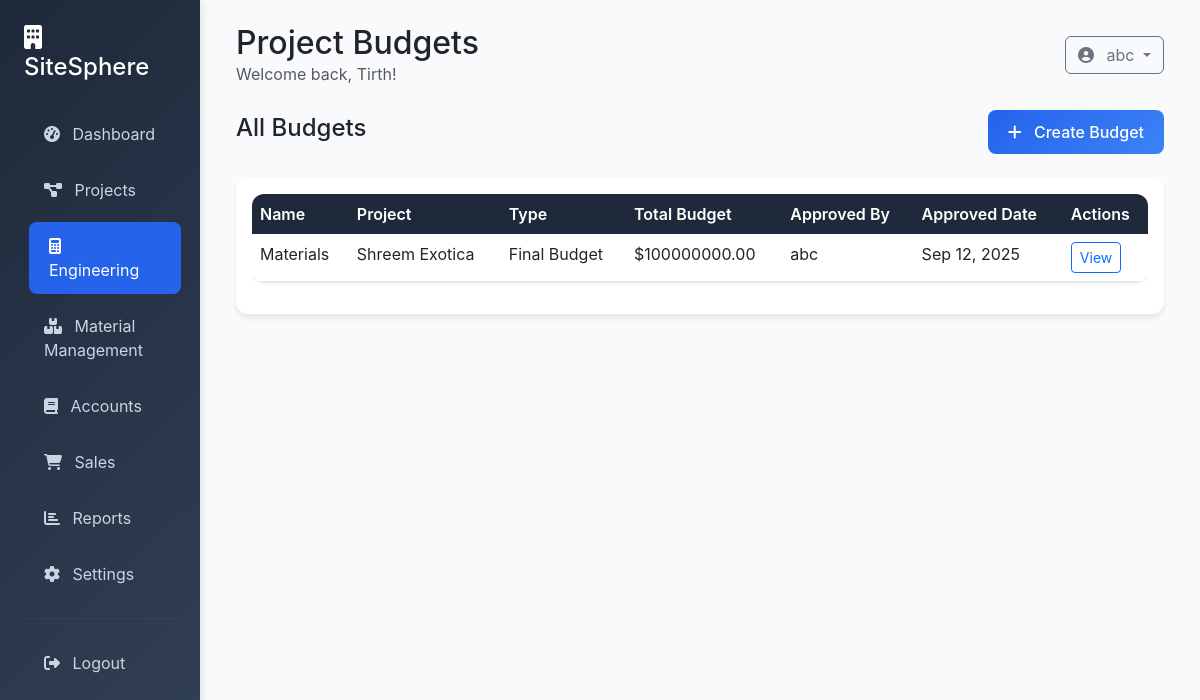
The app's page /engineering/budgets/ (signed in) with its own data.
### engineering/models.py (models this page shows, shortened)
class ProjectBudget(models.Model):
    project = models.ForeignKey(Project, on_delete=models.CASCADE, related_name='budgets')
    name = models.CharField(max_length=255)
    budget_type = models.CharField(max_length=50, choices=[
        ('initial', 'Initial Budget'),
        ('revised', 'Revised Budget'),
        ('final', 'Final Budget')
    ])
    total_budget = models.DecimalField(max_digits=15, decimal_places=2)
    approved_by = models.ForeignKey(User, on_delete=models.CASCADE, related_name='approved_budgets')
    approved_date = models.DateField()
    created_at = models.DateTimeField(auto_now_add=True)

### projects/models.py (models this page shows, shortened)
class Project(models.Model):
    STATUS_CHOICES = [
        ('planning', 'Planning'),
        ('active', 'Active'),
        ('on_hold', 'On Hold'),
        ('completed', 'Completed'),
        ('cancelled', 'Cancelled'),
    ]
    name = models.CharField(max_length=255)
    company_name = models.CharField(max_length=255)
    description = models.TextField(blank=True)
    project_address = models.TextField()
    start_date = models.DateField()
    end_date = models.DateField(null=True, blank=True)
    estimated_budget = models.DecimalField(max_digits=15, decimal_places=2)
    actual_cost = models.DecimalField(max_digits=15, decimal_places=2, default=0)
    status = models.CharField(max_length=20, choices=STATUS_CHOICES, default='planning')
    completion_percentage = models.IntegerField(default=0)
    created_by = models.ForeignKey(User, on_delete=models.CASCADE)
    created_at = models.DateTimeField(auto_now_add=True)
    updated_at = models.DateTimeField(auto_now=True)

### engineering/views.py (the view)
# urls.py: path('budgets/', views.budget_list, name='budget_list'),
@login_required
def budget_list(request):
    budgets = ProjectBudget.objects.filter(project__created_by=request.user).order_by('-created_at')
    context = {
        'budgets': budgets,
    }
    return render(request, 'engineering/budget_list.html', context)

### templates/engineering/budget_list.html (shortened to what this page needs)
{% extends 'base.html' %}
{% block page_title %}Project Budgets{% endblock %}
{% block content %}
<div class="row mb-4">
    <div class="col-12">
        <div class="d-flex justify-content-between align-items-center">
            <h4>All Budgets</h4>
            <a href="{% url 'engineering:budget_create' %}" class="btn btn-primary">
                <i class="fas fa-plus me-2"></i>
                Create Budget
            </a>
        </div>
    </div>
</div>
<div class="row">
    <div class="col-12">
        <div class="card">
            <div class="card-body">
                {% if budgets %}
                <div class="table-responsive">
                    <table class="table table-hover">
                        <thead>
                            <tr>
                                <th>Name</th>
                                <th>Project</th>
                                <th>Type</th>
                                <th>Total Budget</th>
                                <th>Approved By</th>
                                <th>Approved Date</th>
                                <th>Actions</th>
                            </tr>
                        </thead>
                        <tbody>
                            {% for budget in budgets %}
                            <tr>
                                <td>{{ budget.name }}</td>
                                <td>{{ budget.project.name }}</td>
                                <td>{{ budget.get_budget_type_display }}</td>
                                <td>${{ budget.total_budget|floatformat:2 }}</td>
                                <td>{{ budget.approved_by.username }}</td>
                                <td>{{ budget.approved_date|date:"M d, Y" }}</td>
                                <td>
                                    <a href="{% url 'engineering:budget_detail' budget.id %}" class="btn btn-sm btn-outline-primary">View</a>
                                </td>
                            </tr>
                            {% endfor %}
                        </tbody>
                    </table>
                </div>
                {% endif %}
            </div>
        </div>
    </div>
</div>
{% endblock %}

### templates/base.html (shortened to what this page needs)
<!DOCTYPE html>
<html lang="en">
<head>
    <link href="https://cdn.jsdelivr.net/npm/bootstrap@5.3.0/dist/css/bootstrap.min.css" rel="stylesheet">
    <link href="https://cdnjs.cloudflare.com/ajax/libs/font-awesome/6.4.0/css/all.min.css" rel="stylesheet">
</head>
<body>
    {% if user.is_authenticated %}
    <div class="container-fluid">
        <div class="row">
            <div class="col-md-3 col-lg-2 px-0">
                <div class="sidebar">
                    <div class="p-4">
                        <h4 class="text-white mb-4">
                            <i class="fas fa-building me-2"></i>
                            SiteSphere
                        </h4>
                        <nav class="nav flex-column">
                            <a class="nav-link {% if request.resolver_match.url_name == 'home' %}active{% endif %}" href="{% url 'dashboard:home' %}">
                                <i class="fas fa-tachometer-alt me-2"></i>
                                Dashboard
                            </a>
                            <a class="nav-link {% if request.resolver_match.url_name == 'project_selection' %}active{% endif %}" href="{% url 'dashboard:project_selection' %}">
                                <i class="fas fa-project-diagram me-2"></i>
                                Projects
                            </a>
                            <a class="nav-link {% if 'engineering' in request.resolver_match.namespace %}active{% endif %}" href="{% url 'engineering:dashboard' %}">
                                <i class="fas fa-calculator me-2"></i>
                                Engineering
                            </a>
                            <a class="nav-link {% if 'material_management' in request.resolver_match.namespace %}active{% endif %}" href="{% url 'material_management:dashboard' %}">
                                <i class="fas fa-boxes me-2"></i>
                                Material Management
                            </a>
                            <a class="nav-link {% if 'accounts' in request.resolver_match.namespace %}active{% endif %}" href="{% url 'accounts:dashboard' %}">
                                <i class="fas fa-book me-2"></i>
                                Accounts
                            </a>
                            <a class="nav-link {% if 'sales' in request.resolver_match.namespace %}active{% endif %}" href="{% url 'sales:dashboard' %}">
                                <i class="fas fa-shopping-cart me-2"></i>
                                Sales
                            </a>
                            <a class="nav-link" href="#">
                                <i class="fas fa-chart-bar me-2"></i>
                                Reports
                            </a>
                            <a class="nav-link" href="#">
                                <i class="fas fa-cog me-2"></i>
                                Settings
                            </a>
                            <hr class="my-3" style="border-color: #475569;">
                            <a class="nav-link" href="{% url 'authentication:logout' %}">
                                <i class="fas fa-sign-out-alt me-2"></i>
                                Logout
                            </a>
                        </nav>
                    </div>
                </div>
            </div>
            <div class="col-md-9 col-lg-10">
                <div class="p-4">
                    <div class="d-flex justify-content-between align-items-center mb-4">
                        <div>
                            <h2 class="mb-0">{% block page_title %}Dashboard{% endblock %}</h2>
                            <p class="text-muted mb-0">Welcome back, {{ user.first_name|default:user.username }}!</p>
                        </div>
                        <div class="d-flex align-items-center">
                            <div class="dropdown">
                                <button class="btn btn-outline-secondary dropdown-toggle" type="button" data-bs-toggle="dropdown">
                                    <i class="fas fa-user-circle me-2"></i>
                                    {{ user.username }}
                                </button>
                            </div>
                        </div>
                    </div>
                    {% block content %}{% endblock %}
                </div>
            </div>
        </div>
    </div>
    {% else %}
    {% block auth_content %}{% endblock %}
    {% endif %}
</body>
</html>

### templates/base.html (style rules this page uses)
:root { --primary-color: #2563eb; --secondary-color: #64748b; --success-color: #10b981; --warning-color: #f59e0b; --danger-color: #ef4444; --dark-color: #1e293b; --light-color: #f8fafc; }
body { background-color: var(--light-color); font-family: 'Inter', -apple-system, BlinkMacSystemFont, sans-serif; }
.sidebar { background: linear-gradient(135deg, var(--dark-color) 0%, #334155 100%); min-height: 100vh; box-shadow: 2px 0 10px rgba(0,0,0,0.1); }
.sidebar .nav-link { color: #cbd5e1; padding: 12px 20px; margin: 4px 0; border-radius: 8px; transition: all 0.3s ease; }
.sidebar .nav-link:hover, .sidebar .nav-link.active { background-color: var(--primary-color); color: white; transform: translateX(5px); }
.card { border: none; border-radius: 12px; box-shadow: 0 4px 6px -1px rgba(0, 0, 0, 0.1); transition: transform 0.2s ease, box-shadow 0.2s ease; }
.btn-primary { background: linear-gradient(135deg, var(--primary-color) 0%, #3b82f6 100%); border: none; border-radius: 8px; padding: 10px 20px; font-weight: 500; transition: all 0.3s ease; }
.table { border-radius: 12px; overflow: hidden; box-shadow: 0 1px 3px rgba(0, 0, 0, 0.1); }
.table thead th { background-color: var(--dark-color); color: white; border: none; font-weight: 600; }

### records on screen
ProjectBudget: name "Materials", project.name "Shreem Exotica", budget_type "Final Budget", total_budget "100000000.00", approved_by.username "abc", approved_date "Sep 12, 2025"

### other values on screen
{{ user.first_name|default:user.username }} "Tirth"
{{ user.username }} "abc"
